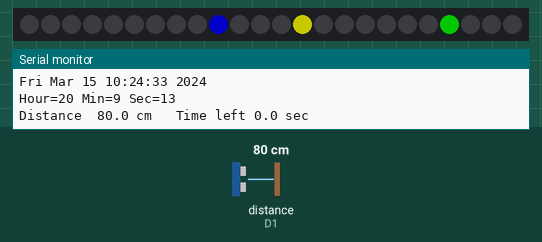
This sketch was run on a simulated ESP8266 (NodeMCU). On the bench: 24 RGB LEDs in strip order, left to right, the last lines printed to the serial monitor. Inputs (shaded band) come from the test bench; at power-on: distance to the obstacle (sensor on D1) 80 cm. The echo pulse lasts 58.3 µs per cm; dim RGB values are drawn brighter than linear; WiFi joins after 1.5 s; servers stay silent unless stated; the local clock reads 2024-03-15 10:24:30 at power-on unless the sketch sets it.

Above: at 3.2 s.
3.3 s: distance to the obstacle (sensor on D1) set to 4 cm
At 4.8 s:
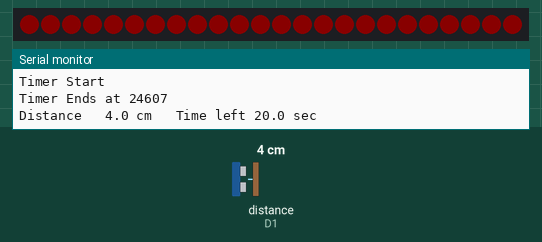
6.3 s: distance to the obstacle (sensor on D1) set to 120 cm
At 7.7 s:
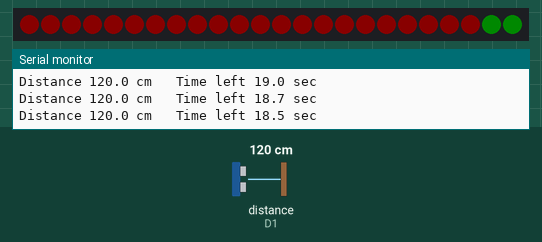
9.3 s: distance to the obstacle (sensor on D1) set to 9 cm
At 11.7 s:
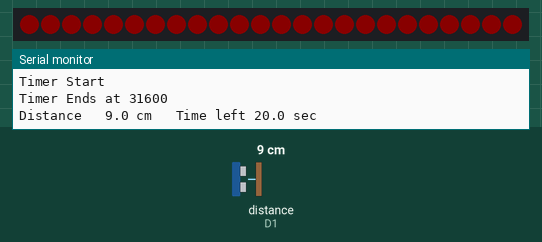
12.3 s: distance to the obstacle (sensor on D1) set to 5 cm
14.5 s: distance to the obstacle (sensor on D1) set to 2 cm
At 34.52 s:
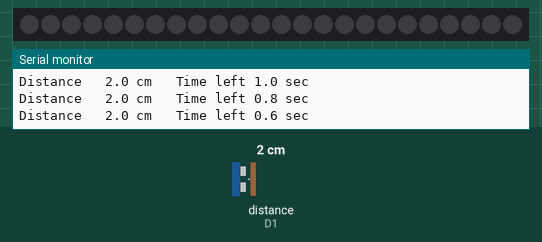
Timing chart, 0 to 35.5 s (numbered marks = the images above; inputs shaded):
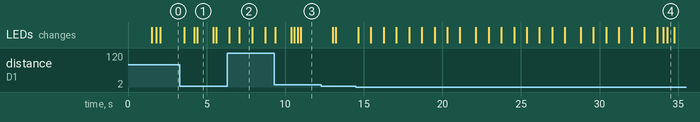

Measured:
- the behaviour switches between 4 and 3 cm on distance to the obstacle (sensor on D1) (found by bisection; images 3 and 4)
- after the input at 3.3 s, the LEDs: change after 0.29 s (image 1)
- after the input at 9.3 s, the LEDs: change after 0.06 s (image 3)
- what the display in image 4 shows lasts 0.4 s, from 34.3 s to 34.7 s

The sketch:

HandwashTimerNeopixels-WithClock.ino
```cpp
#include <Arduino.h>
#include <HCSR04.h>

/*
   This is a Demo Code for a 20-seconds Hand Wash Timer.
   If you get closer to the sonar distance sensor a timer starts
   and counts down from 20seconds to zero.

   Displaing the timer is done with a standard Neopixel Ring equiped with WS2812-LEDs

  Normally a Clock is Displayed on the Neopixel Ring
  If you get closer than 30cm the timer starts counting down
  If you get closer than 10cm the timer restarts even if already started
  if  you get nearer MAX_DIST the clock stops and the distance os shown on the Ring
    The Distance has blue LEDs. the range where the counter is started is shown as green area

  The start position of the counter is the maximum number of pixel defined (24) and is relatively adapted to the time
  Allowing retriggering while timer is active might interfer with too much power usage when both (SR04 and Neopixel) are active; which leads to distance flaws

   place for improvement:
    - use real time/timer (instead of delay) to check how much time is left
    - switch off leds after some time
*/


#define NUM_PIXELS    24
#define NEOPIXEL_PIN  D4


// Delay for each loop
#define DELAY 200

// The Distance Sensor is directly attached to the pins
#define SR04_TRIGGER  D2
#define SR04_ECHO     D1

// The Distance where the timer gets started normal in cm
#define DISTANCE_TIMER_START 35.0

// The distance where you can trigger a timer Reset.
// This starts the timer again each time you get nearer than this distance  in cm
#define DISTANCE_TIMER_RESET 10.0

// Define my Time Zone to Germany
#define MYTZ TZ_Europe_Berlin

// Time for complete countdown in seconds
#define WASH_TIME_SEC 20


// -----------------------------------------------------------
// Libs for Wifi Connection
#include <ESP8266WiFi.h>          //https://github.com/esp8266/Arduino
//needed for library
#include <DNSServer.h>
#include <ESP8266WebServer.h>

#include <ESP_WiFiManager.h>              //https://github.com/khoih-prog/ESP_WiFiManager

// Define Wifimanager
ESP_WiFiManager ESP_wifiManager("ESP_Configuration");


// -----------------------------------------------------------
// Libraries for Time handling and NTP(Network time protocoll)
#include <time.h>                       // time() ctime()         1)
#include <sys/time.h>                   // struct timeval
#include <TZ.h>

#include <Adafruit_NeoPixel.h>

Adafruit_NeoPixel pixels(NUM_PIXELS, D4, NEO_GRB | NEO_KHZ800);
#define BRIGHTNESS_DAY 100
#define BRIGHTNESS_NIGHT 10
int intens = BRIGHTNESS_NIGHT;
uint32_t colorBackground = pixels.Color(0, 0, 0);
uint32_t colorMinute     = pixels.Color(0, 0, intens);
uint32_t colorHour       = pixels.Color(0, intens, 0);
uint32_t colorSecond     = pixels.Color(intens, intens, 0);


// Initialize sensor that uses digital pins for trigger and echo.
UltraSonicDistanceSensor distanceSensor(SR04_TRIGGER, SR04_ECHO);

// Timer handling
unsigned long timerEnd = 0;
void timerStart() {
  Serial.println("Timer Start");
  timerEnd = millis() + ( 1000 * WASH_TIME_SEC );
  Serial.print("Timer Ends at ");
  Serial.println(timerEnd);
}
// function for time left in seconds
double timeLeft() {
  if ( timerEnd > 0) {
    long millisLeft = timerEnd - millis();
    return (millisLeft) / 1000.0;
  } else {
    return 0.0;
  }
}

boolean timerActive() {
  return timeLeft() > 0.0;
}


/**
   set all Neopixels to Background Color
*/
void clearPixel() {
  for (int i = 0; i < NUM_PIXELS; i++) {
    pixels.setPixelColor(i, colorBackground);
  }
}

/**
   Set all Color to given color
*/
void initColors(uint32_t color) {
  for (int i = 0; i < NUM_PIXELS; i++) {
    pixels.setPixelColor(i, color);
    pixels.show();
    delay(10);
  }
}

void setColors(int num, uint32_t color1, uint32_t color2) {
  for (int i = 0; i < min(num, NUM_PIXELS); i++) {
    pixels.setPixelColor(i, color1);
  }
  for (int i = num; i < NUM_PIXELS; i++) {
    pixels.setPixelColor(i, color2);
  }

  pixels.show();
}

void ledFlashing() {
  // Flash LEDs when
  for ( int i = 0; i < 3; i++) {
    setColors(NUM_PIXELS, pixels.Color(0, 100, 0) , pixels.Color(0, 0, 0));
    delay(80);
    setColors(NUM_PIXELS, pixels.Color(0, 0, 0) , pixels.Color(0, 0, 0));
    delay(80);
  }
}

/**
   Shows the time on the Neo Pixel Ring
*/
void showTime() {
  clearPixel();
  int i;

  time_t tnow;
  struct tm *ti;

  tnow = time(nullptr) + 1;
  ti = localtime(&tnow);

  // Define LED color for hour,minute,second
  if (( ti->tm_hour < 7) || ( ti->tm_hour > 21 ) ) {
    intens = BRIGHTNESS_NIGHT;
  } else {
    intens = BRIGHTNESS_DAY;
  }

  colorMinute     = pixels.Color(0, 0, intens);
  colorHour       = pixels.Color(0, intens, 0);
  colorSecond     = pixels.Color(intens, intens, 0);

  // Hour
  int h = ti->tm_hour;
  if ( h > 12 ) h -= 12;
  i = h * NUM_PIXELS / 12;
  Serial.printf("Hour=%i ", i);
  pixels.setPixelColor(i, colorHour);

  // Minute
  i = ti->tm_min * NUM_PIXELS / 60;
  Serial.printf("Min=%i ", i);
  pixels.setPixelColor(i, colorMinute);

  // Seconds
  i = ti->tm_sec * NUM_PIXELS / 60;
  Serial.printf("Sec=%i ", i);
  pixels.setPixelColor(i, colorSecond);

  Serial.println();

  // Send pixels to display
  pixels.show();

  delay(20);
}


/**
    Check current WiFi Status and reconnect if necessary
*/
wl_status_t prevStatus;
void checkWifiStatus(void) {

  if (WiFi.status() != prevStatus) {
    Serial.print("Wifi State changed to ");
    Serial.println(ESP_wifiManager.getStatus(WiFi.status()));
    prevStatus = WiFi.status();
    if ( WiFi.isConnected() ) {
      Serial.print("Local IP: ");  Serial.println(WiFi.localIP());
      Serial.print("SSID: ");      Serial.println(WiFi.SSID());
    }
  }

  if (!WiFi.isConnected()) {
    ESP_wifiManager.autoConnect();
  }
}


void setup () {
  pixels.begin();

  Serial.begin(115200);  // We initialize serial connection so that we could print values from sensor.

  Serial.println("\n");
  Serial.println("Starting ESP Neo Pixel Clock ... ");

  // Setup Wifi Manager
  ESP_wifiManager.setDebugOutput(true);
  // ESP_wifiManager.setMinimumSignalQuality(-1);
  // To reset the configuration simply diconnect from the current Wifi
  // WiFi.disconnect();
  ESP_wifiManager.autoConnect();

  // Set timezone to get the resulting time as local time (not as GMT)
  configTime(MYTZ, "pool.ntp.org");

  // Initialize Neopixel Ring
  initColors(  pixels.Color(0, 10, 0));
  initColors(  pixels.Color(0, 1, 1));
}


void showTimeLeftOnLeds() {

  if ( timeLeft() >= 0.5 ) {
    int numLeds = (int)( timeLeft() / WASH_TIME_SEC *       NUM_PIXELS);
    setColors( numLeds , pixels.Color(10, 0, 0) , pixels.Color(0, 10, 0));
  } else {
    ledFlashing();
  }
}

void loop () {
  // do a measurement using the sensor and print the distance in centimeters.
  double dist = distanceSensor.measureDistanceCm();

  if  ( timerActive()) {
    if ( dist > 3.0 &&  dist < DISTANCE_TIMER_RESET ) {

      Serial.println("Timer started");
      timerStart();
    }
    showTimeLeftOnLeds();
  } else { // ! timerActive()
    // This is a nice to have addition
    // If Timer is already triggered yet and you are nearer than 10cm
    if ( dist > 3.0 &&  dist < DISTANCE_TIMER_START ) {
      Serial.printf("Timer started nearer than %.0f cm\n", DISTANCE_TIMER_RESET);
      timerStart();
    } else { // Display Clock
      // Get current Time and Print it on Serial
      time_t now = time(nullptr);
      String time = String(ctime(&now));
      Serial.print( time);

      // Show time on Neopixel Ring
      showTime();
    }
  }


  Serial.printf("Distance %5.1f cm   Time left %.1f sec\n", dist, timeLeft());

  checkWifiStatus();


  // Wait alittle bit so we use less power
  delay(DELAY);
}
```
